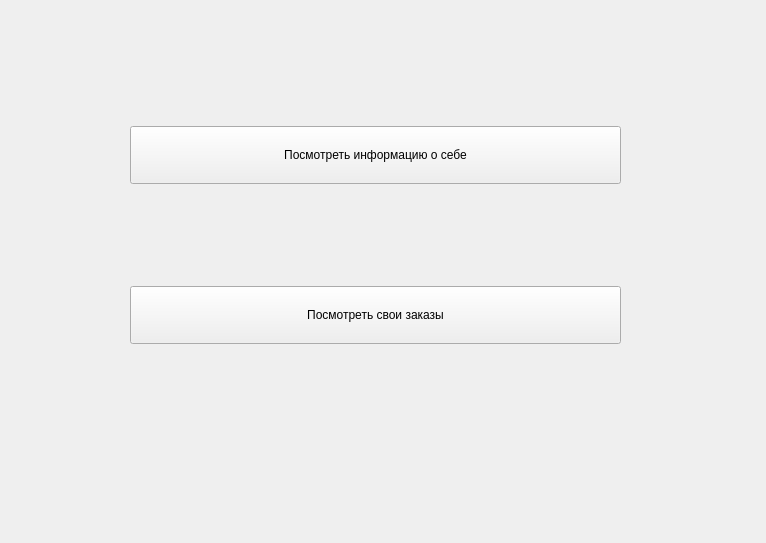
<?xml version="1.0" encoding="UTF-8"?>
<ui version="4.0">
 <class>Form</class>
 <widget class="QWidget" name="Form">
  <property name="geometry">
   <rect>
    <x>0</x>
    <y>0</y>
    <width>766</width>
    <height>543</height>
   </rect>
  </property>
  <property name="windowTitle">
   <string>Form</string>
  </property>
  <widget class="QWidget" name="verticalLayoutWidget">
   <property name="geometry">
    <rect>
     <x>130</x>
     <y>30</y>
     <width>491</width>
     <height>411</height>
    </rect>
   </property>
   <layout class="QVBoxLayout" name="verticalLayout">
    <item>
     <widget class="QPushButton" name="about_btn">
      <property name="minimumSize">
       <size>
        <width>0</width>
        <height>58</height>
       </size>
      </property>
      <property name="text">
       <string>Посмотреть информацию о себе</string>
      </property>
     </widget>
    </item>
    <item>
     <widget class="QPushButton" name="open_orders_btn">
      <property name="minimumSize">
       <size>
        <width>0</width>
        <height>58</height>
       </size>
      </property>
      <property name="text">
       <string>Посмотреть свои заказы</string>
      </property>
     </widget>
    </item>
   </layout>
  </widget>
 </widget>
 <resources/>
 <connections/>
</ui>
